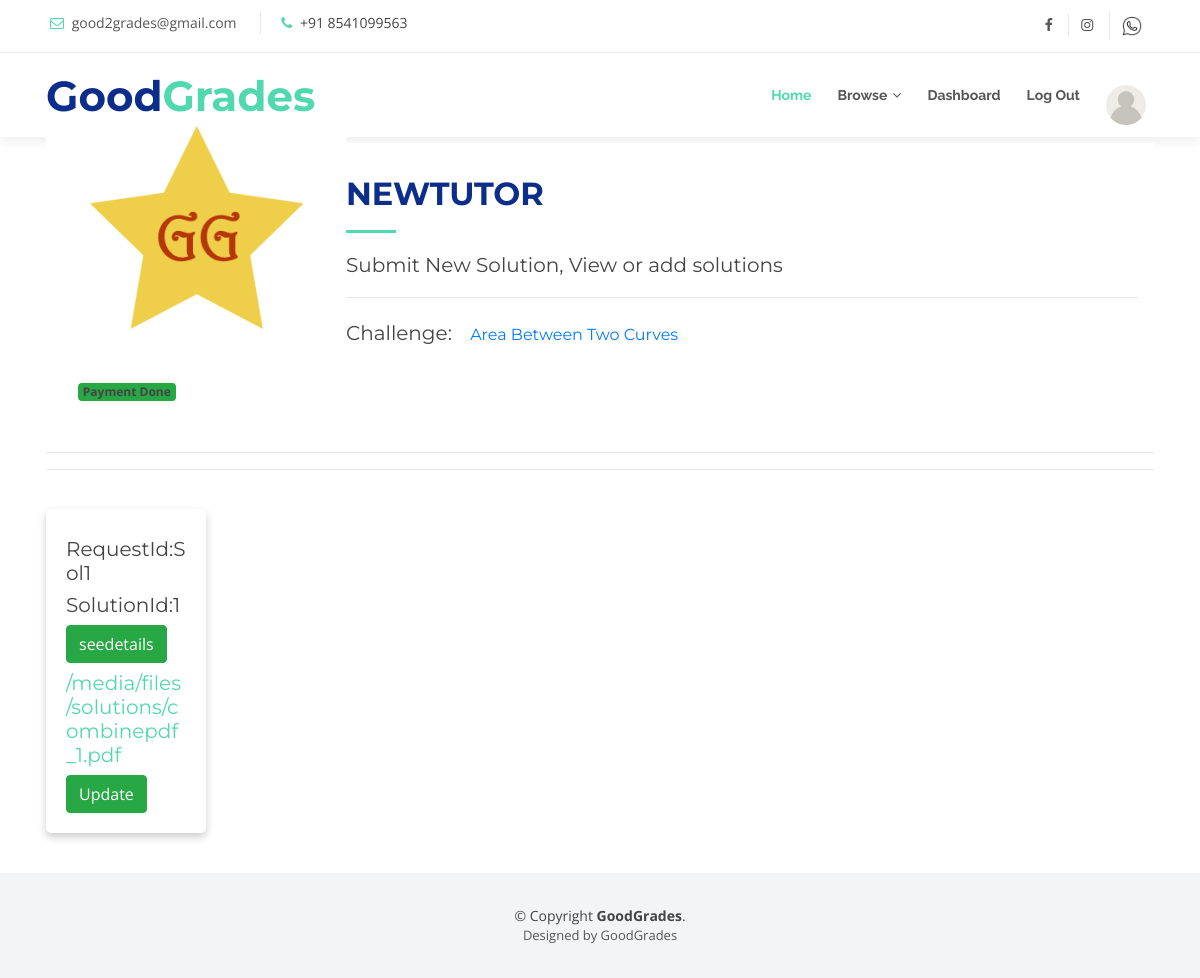
The page /halloffame/challenges/gg/1/solutions (signed in) on the database its author committed.
### halls/models.py (models this page shows, shortened)
class Request(models.Model):
    tutorName = models.CharField(max_length = 255)
    HowToSolve = models.TextField()
    tutorId = models.IntegerField()
    tutorNumber = models.CharField(verbose_name="phone number", max_length=10)
    challenge = models.ForeignKey(Challenge, on_delete=models.SET_NULL, null=True)
    submitted = models.BooleanField(default = False)
    confirmed = models.BooleanField(default=False)
    completed = models.BooleanField(default=False)
    payment_completed = models.BooleanField(default=False)

class Challenge(models.Model):
    TYPE_CHOICES = (
        ('P', 'Project'),
        ('A', 'Assignment'),
        ('T','Time_Bound_Challenges')
    )
    type = models.CharField(max_length=1, choices=TYPE_CHOICES)
    title = models.CharField(max_length=255)
    pub_date = models.DateTimeField(auto_now=True)
    deadline_date = models.DateTimeField()
    body = models.TextField()
    stipend = models.FloatField()
    hall = models.ForeignKey(Hall, on_delete=models.CASCADE)

class Solution(models.Model):
     ans = models.TextField()
     solutionfile = models.FileField(upload_to='files/solutions',blank='True', validators=[validate_file_solution])
     request = models.ForeignKey(Request,on_delete=models.SET_NULL,null=True)

### halls/views.py (the view)
# urls.py: path('halloffame/challenges/gg/<int:pk>/solutions',views.seesolutions,name='seesolutions'),
@login_required
def seesolutions(request,pk):
    hidepayment = True
    submitted = False
    r = Request.objects.get(id = pk)
    solutions = r.solution_set.all()
    for s  in solutions:
        if str(s.request.tutorName) == str(request.user.username):
            submitted = True
            print(r.completed)
            if r.completed:
                hidepayment = False
    Arequest = Request.objects.get(id = pk)
    challenge = Arequest.challenge
    solutions = Arequest.solution_set.all()
    return render(request,'halls/seesolutions.html',{'challenge':challenge,'solutions':solutions,'request':Arequest,'hidepayment':hidepayment,'submitted':submitted})

### halls/templates/halls/seesolutions.html (shortened to what this page needs)
{%extends 'halls/base2.html'%}
{% block content %}
<div class = "container">
  <section id="portfolio" class="wow fadeInUp">
    <div class="container">
      <div class="section-header">
        <div class="row">
          <h2>{{request.tutorName}}</h2>
        </div>
        <div>
          <h5 float="right">Submit New Solution, View or add solutions</h5>
          <hr/>
          <div class="container">
          <h5>Challenge: <a href="{%url 'seefiles' challenge.id%}" class="btn btn-link">{{challenge.title}}</a></h5>
          </div>
        </div>
        <div class="container">
        {%if hidepayment%}
          {% if submitted%}
          <h5><span float="right" class="badge badge-warning" >Completion Pending</h5>
          {% else %}
          {%if user.is_tutor%}
          <h5><span float="right" class="badge badge-info" >Please Submit the Solution ASAP</h5>
          {%endif%}
          {%endif%}
        {%else%}
        {%if request.payment_completed%}
          <a  float="right" class="badge badge-success" >Payment Done</a>
        {%else%}
        {%if request.completed %}
          <a  float="right" class="badge badge-warning" >Payment In Progress</a>
        {%endif%}
        {%endif%}
        {%endif%}
        </div>
        </div>
    </div>
      <hr/>
    <hr/>
<div class="row">
{% for s in solutions.all %}
   <div class="col-lg-2 col-sm-3 mb-2" style="margin-top: 2%">
       <div class="card shadow border-0 h-100">
           <div class="card-body">
             <h5 class="my-2">RequestId:Sol{{s.request.id}}</h5>
             <h5 class="my-2">SolutionId:{{s.id}}</h5>
               <a href="{% url 'detail_solution' s.id%}" class="btn btn-success">seedetails</a>
               <h5 class="my-2"><a href="{{ s.solutionfile.url }}">{{ s.solutionfile.url}}</a></h5>
               <a href="{% url 'update_solution' s.id %}" class ='btn btn-success' ">Update</a>
           </div>
       </div>
   </div>
{% endfor %}
</div>
</section>
</div>
{% endblock %}

### static/halls/css/style.css (style rules this page uses)
body { background: #fff; color: #444; font-family: "Open Sans", sans-serif; }
a { color: #50d8af; transition: 0.5s; }
h1, h2, h3, h4, h5, h6 { font-family: "Montserrat", sans-serif; font-weight: 400; margin: 0 0 20px 0; padding: 0; }
.section-header { margin-bottom: 30px; }
.section-header h2 { font-size: 32px; color: #0c2e8a; text-transform: uppercase; font-weight: 700; position: relative; padding-bottom: 20px; }
.section-header h2::before { content: ''; position: absolute; display: block; width: 50px; height: 3px; background: #50d8af; bottom: 0; left: 0; }
#portfolio { background: #fff; padding: 30px 0; }

### halls/templates/halls/seesolutions.html (style rules this page uses)
.card { box-shadow: 0 4px 8px 0 rgba(0,0,0,0.2); transition: 0.3s; border-radius: 5px; }
.container { padding: 2px 16px; }

### rows shown on the page
Request: tutorName "NEWTUTOR"
Challenge: title "Area Between Two Curves"
Solution: request.id "1", id "1", solutionfile "/media/files/solutions/combinepdf_1.pdf"
